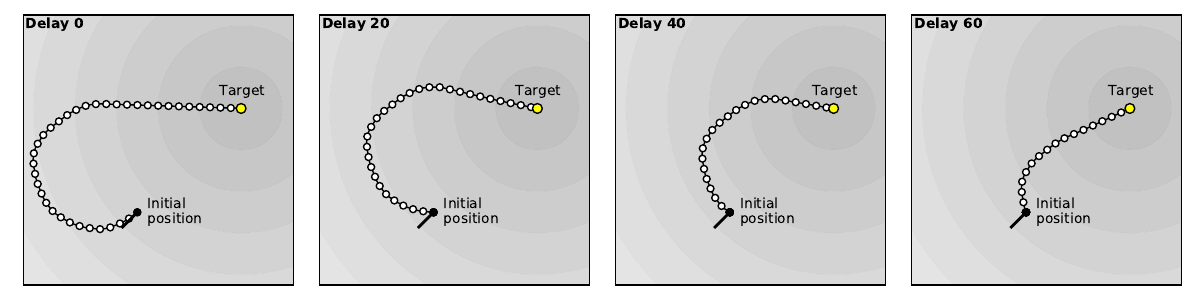

Python code for this plot:
import numpy as np
import matplotlib.pyplot as plt
import os

def length(Z): return np.sqrt((Z*Z).sum())
def normalize(Z): return Z / length(Z)


# Parameters
rseed = 2
n_iter = 1000
speed_norm  = 1.00
accel_norm  = 0.1
p0 = -50 * np.ones(2)                                           # Initial position
target = np.zeros(2)                                            # Target position
v0 = -speed_norm * normalize(np.ones(2))                        # Initial velocity



plt.figure(figsize=(12,3))

## Simulation for each value of initial delay (delay corresponds to velocity application)
for i,delay in enumerate([0,20,40,60]):

    # Initialisations
    np.random.seed(rseed)
    p, v = p0, v0
    P = [p]
   
    for j in range(n_iter):
        a = accel_norm * normalize(np.random.normal(0,1,2))
        v_ = speed_norm * normalize(v + a)
        
        # Velocity is updated if new velocity leads to a more favourable result
        if length(p + v_ - target) < length( p + v - target):
            v = v_
            
        # Position is displaced w.r.t. velocity only after the period of initial delay
        if j >= delay:
            p = p + v
        P.append(p)
        
        # Simulation is stopped when position is close to the target (closeness is arbitrarily fixed) 
        if length(p - target) < 1:
            break;
        
    # Plotting
    P = np.array(P)
    ax = plt.subplot(1, 4, 1+i, aspect=1)
    ax.set_xlim(-105,25)
    ax.set_xticks([])
    ax.set_ylim(-85,45)
    ax.set_yticks([])
    
    plt.plot(P[::,0,], P[::,1], "-", color="black", linewidth=1)
    plt.plot(P[::5,0,], P[::5,1], "o", markersize=5,
             linewidth=.5, markerfacecolor="white", markeredgecolor="black")


    plt.plot( [p0[0], p0[0] + 10*v0[0]],
              [p0[1], p0[1] + 10*v0[1]], color="black", linewidth=2)

    plt.scatter([p0[0]], [p0[1]], s=25,
                edgecolor="black", facecolor="black", zorder=10)
    
    plt.scatter([target[0]], [target[1]], s=50,
                edgecolor="black", facecolor="yellow", zorder=10)

    plt.text(p0[0]+5, p0[1], "Initial\nposition",
             va = "center", ha = "left")

    plt.text(target[0], target[1]+5, "Target",
             va = "bottom", ha = "center")

    plt.text(0.01, .99, "Delay %d" % delay, weight="bold",
             va = "top", ha = "left", transform=ax.transAxes)

    # Reward contour
    X, Y = np.meshgrid(np.linspace(-150,50,100),
                       np.linspace(-150,50,100))
    Z = np.sqrt(X**2 + Y**2)
    plt.contourf(X, Y, Z, 10, cmap='gray', alpha=0.25)

    
plt.tight_layout()
plt.savefig("illustration_inertia.pdf")
plt.show()

